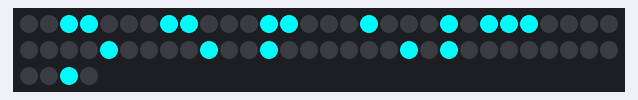
A sketch run on a simulated Arduino Uno, built with avr-gcc and run on an emulated ATmega328P. Shown: 64 RGB LEDs in strip order, left to right, continuing on the next row. Dim RGB values are drawn brighter than linear; random numbers use the default seed unless the sketch sets one.

Above: at 0.83 s.
At 5.49 s:
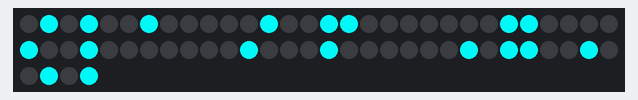
At 10.47 s:
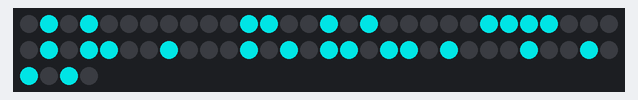
At 19.52 s:
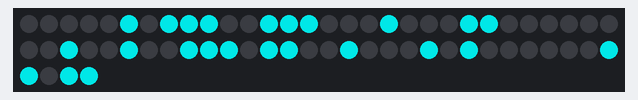
At 30.07 s:
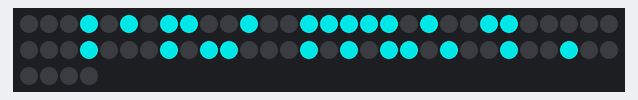
At 39.92 s:
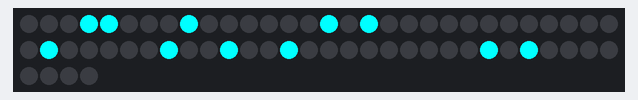

The sketch:

Twinkle.ino
```cpp
#include <FastLED.h>

#define NUM_LEDS  64
#define DATA_PIN  8

CRGB leds[NUM_LEDS];

void setup(){
 FastLED.addLeds<WS2812B, DATA_PIN, GRB>(leds, NUM_LEDS).setCorrection(TypicalLEDStrip);
 FastLED.setBrightness(255);
 FastLED.setMaxPowerInVoltsAndMilliamps(5,500);    // FastLED Power management set at 5V, 500mA.
 FastLED.clear();
}

void loop(){

 Twinkle(CRGB::Cyan,32,40);

}

void Colors(CRGB predefinedColors){
 fill_solid( leds, NUM_LEDS, predefinedColors);
 FastLED.show();
}

void ColorsPixel(int Pixel,CRGB predefinedColors){
 leds[Pixel] = predefinedColors;
 FastLED.show();
}

void Twinkle(CRGB predefinedColors, int Count, int SpeedDelay){
  Colors(CRGB::Black);
  for (int i=0; i<Count; i++){
     ColorsPixel(random(NUM_LEDS),predefinedColors);
     FastLED.show();
     FastLED.delay(SpeedDelay);
   }
  FastLED.delay(SpeedDelay);
}
```
